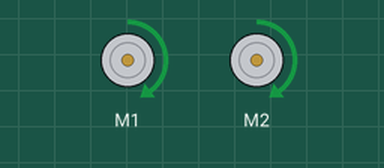
This sketch was run on a simulated Arduino Uno, built with avr-gcc and run on an emulated ATmega328P. Shown: 2 × DC motor (green arrow = forward, orange = backward, longer = faster). What the sketch prints to the serial monitor is not drawn.

Above: at 0.1 s.
At 5.1 s:
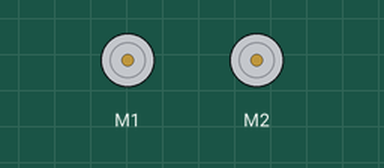
Timing chart, 0 to 6.6 s (numbered marks = the images above):
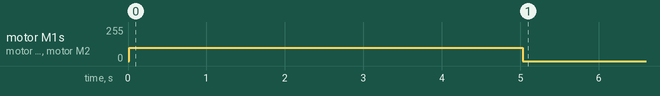

The sketch:

AdafruitMotorShieldV2.ino
```cpp
#include <Wire.h>
#include <Adafruit_MotorShield.h>
#include "utility/Adafruit_PWMServoDriver.h"

Adafruit_MotorShield AFMS = Adafruit_MotorShield();

Adafruit_DCMotor *myMotor = AFMS.getMotor(1);
Adafruit_DCMotor *myMotor2 = AFMS.getMotor(2);
int maxSpeed = 100;
int currentSpeed = 0;

void setup() {
  Serial.begin(9600);           // set up Serial library at 9600 bps
  Serial.println("Motor test!");
  AFMS.begin();
  start();
  go(5000);
  slow();
  pause();
}

void loop() {
}

void start() {
  for (int i = 0; i<=maxSpeed; i++){
    currentSpeed = i;
    goSpeedForward(currentSpeed);
  }
}

void go(int time) {
  goSpeedForward(currentSpeed);
  delay(time);
}

void slow(){
  while (currentSpeed>0) {
    currentSpeed--;
    goSpeedForward(currentSpeed);
  }
}

void pause(){
  goSpeedForward(0);
  delay(1000);
}

void goSpeedForward(int moveSpeed) {
  myMotor->setSpeed(moveSpeed);
  myMotor2->setSpeed(moveSpeed);
  myMotor->run(FORWARD);
  myMotor2->run(FORWARD);
}

void goSpeedBackward(int moveSpeed) {
  myMotor->setSpeed(moveSpeed);
  myMotor2->setSpeed(moveSpeed);
  myMotor->run(BACKWARD);
  myMotor2->run(BACKWARD);
}
```
